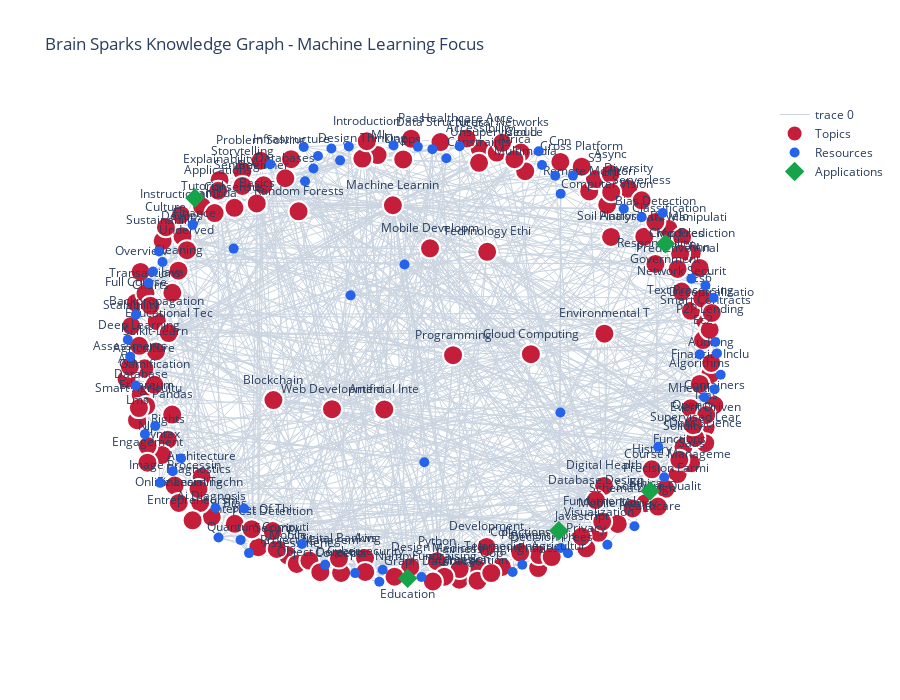

Here is the notebook cell this chart was saved with:
### Code cell
# ============================================================
# CELL 8: Alternative Plotly Visualization (for comparison)
# ============================================================

from kg_utils import get_topic_subgraph

if PLOTLY_AVAILABLE:
    print("Creating Plotly Visualization (Alternative View)...")
    
    G = kg.graph
    
    # For visualization, let's focus on a subset or specific topic
    # Get subgraph for a specific topic to make it more readable
    focus_topic = 'machine_learning'
    if focus_topic in kg.topics:
        subgraph = get_topic_subgraph(kg, focus_topic, depth=2)
    else:
        subgraph = G
    
    pos = nx.spring_layout(subgraph, k=2, iterations=50, seed=42)
    
    # Separate nodes by type
    topic_nodes = [n for n in subgraph.nodes() if subgraph.nodes[n].get('node_type') == 'topic']
    resource_nodes = [n for n in subgraph.nodes() if subgraph.nodes[n].get('node_type') == 'resource']
    app_nodes = [n for n in subgraph.nodes() if subgraph.nodes[n].get('node_type') == 'application']
    
    # Create edges
    edge_x, edge_y = [], []
    edge_info = []
    for edge in subgraph.edges(data=True):
        x0, y0 = pos[edge[0]]
        x1, y1 = pos[edge[1]]
        edge_x.extend([x0, x1, None])
        edge_y.extend([y0, y1, None])
        rel = edge[2].get('relationship', 'related') if edge[2] else 'related'
        edge_info.append(rel)
    
    edge_trace = go.Scatter(
        x=edge_x, y=edge_y, 
        mode='lines',
        line=dict(width=1, color='#CBD5E1'), 
        hoverinfo='none'
    )
    
    # Create node traces
    traces = [edge_trace]
    
    # Topics (red)
    if topic_nodes:
        traces.append(go.Scatter(
            x=[pos[n][0] for n in topic_nodes],
            y=[pos[n][1] for n in topic_nodes],
            mode='markers+text',
            text=[subgraph.nodes[n].get('name', n).replace('_', ' ').title()[:15] for n in topic_nodes],
            textposition='top center',
            marker=dict(size=20, color='#C41E3A', line=dict(width=2, color='white')),
            name='Topics',
            hovertemplate='<b>%{text}</b><br>Type: Topic<extra></extra>'
        ))
    
    # Resources (blue)
    if resource_nodes:
        traces.append(go.Scatter(
            x=[pos[n][0] for n in resource_nodes],
            y=[pos[n][1] for n in resource_nodes],
            mode='markers',
            hovertext=[subgraph.nodes[n].get('title', n) for n in resource_nodes],
            marker=dict(size=10, color='#2563EB'),
            name='Resources',
            hovertemplate='<b>%{hovertext}</b><br>Type: Resource<extra></extra>'
        ))
    
    # Applications (green)
    if app_nodes:
        traces.append(go.Scatter(
            x=[pos[n][0] for n in app_nodes],
            y=[pos[n][1] for n in app_nodes],
            mode='markers+text',
            text=[subgraph.nodes[n].get('name', n)[:10] for n in app_nodes],
            textposition='bottom center',
            marker=dict(size=15, color='#16A34A', symbol='diamond'),
            name='Applications',
            hovertemplate='<b>%{text}</b><br>Type: Application<extra></extra>'
        ))
    
    fig = go.Figure(data=traces)
    fig.update_layout(
        title=f'Brain Sparks Knowledge Graph - {focus_topic.replace("_", " ").title()} Focus',
        showlegend=True,
        hovermode='closest',
        xaxis=dict(showgrid=False, zeroline=False, showticklabels=False),
        yaxis=dict(showgrid=False, zeroline=False, showticklabels=False),
        height=700,
        template='plotly_white'
    )
    fig.show()
else:
    print("WARNING: Plotly not available for interactive visualization")

### Figure 1 — Plotly figure (JSON) as saved in the notebook; plotly's stock layout.template omitted (floating-point values rounded to 4 significant figures; data arrays with more than 128 entries replaced by an {"elided": "..."} marker saying what was removed)
{"data": [{"hoverinfo": "none", "line": {"color": "#CBD5E1", "width": 1}, "mode": "lines", "type": "scatter", "x": {"elided": "2232 float values"}, "y": {"elided": "2232 float values"}}, {"hovertemplate": "<b>%{text}</b><br>Type: Topic<extra></extra>", "marker": {"color": "#C41E3A", "line": {"color": "white", "width": 2}, "size": 20}, "mode": "markers+text", "name": "Topics", "text": {"elided": "153 str values"}, "textposition": "top center", "type": "scatter", "x": {"elided": "153 float values"}, "y": {"elided": "153 float values"}}, {"hovertemplate": "<b>%{hovertext}</b><br>Type: Resource<extra></extra>", "hovertext": ["Introduction to Quantum Computing: Qubits and Superposition", "Quantum Computing for Problem Solving", "Quantum Computing Fundamentals Quiz", "Machine Learning Fundamentals: A Practical Introduction", "Supervised Learning: Classification and Regression", "Machine Learning for Agriculture", "Machine Learning Assessment Quiz", "Data Science with Python: From Zero to Analysis", "Data Visualization Best Practices", "Introduction to Artificial Intelligence", "Natural Language Processing Fundamentals", "Computer Vision for Beginners", "Web Development Fundamentals: HTML, CSS, JavaScript", "Backend Development with Python Flask", "Cloud Computing Essentials", "Serverless Computing with AWS Lambda", "Database Fundamentals: SQL and Relational Databases", "Internet of Things: Connecting the Physical World", "Smart Agriculture with IoT", "Blockchain Fundamentals: Beyond Cryptocurrency", "Smart Contracts with Solidity", "Python Programming for Beginners", "Java Programming Essentials", "JavaScript Modern Development", "Digital Health: Technology Transforming Healthcare", "AI in Medical Diagnosis", "Financial Technology: Mobile Money and Beyond", "Building Payment APIs and Integrations", "Educational Technology: Designing Learning Experiences", "Building Learning Management Systems", "Technology for Environmental Sustainability", "Remote Sensing and GIS for Conservation", "Ethics in Technology and AI", "Building Fair and Inclusive AI Systems", "Tech Entrepreneurship in Africa", "Human-Centered Design for Development", "Leading Remote and Distributed Teams", "Quantum Computing Applications in Africa", "Deep Learning Fundamentals", "Machine Learning Explained Simply", "Neural Networks and Deep Learning", "Python Machine Learning Tutorial", "Machine Learning Quiz: Fundamentals", "Data Science with Python: Complete Course", "Data Analysis with Pandas", "Data Science Quiz: Python and Analysis", "What is Artificial Intelligence?", "Natural Language Processing with Python", "Computer Vision Tutorial", "AI Ethics and Responsible AI", "HTML & CSS Full Course for Beginners", "JavaScript Crash Course", "Web Development Quiz: HTML, CSS, JavaScript", "Cybersecurity Fundamentals", "Cybersecurity Quiz: Threats and Protection", "Python for Beginners - Full Course", "Python Data Structures and Algorithms", "Blockchain Technology Explained", "Blockchain Quiz: Fundamentals", "IoT for Beginners", "AWS Cloud Computing Full Course", "SQL Tutorial for Beginners", "Telemedicine and Digital Health Solutions", "Mobile Money and Financial Inclusion", "Building Online Learning Platforms", "Climate Technology Solutions", "AI Bias and Fairness", "Docker and Containerization"], "marker": {"color": "#2563EB", "size": 10}, "mode": "markers", "name": "Resources", "type": "scatter", "x": [-0.1332, -0.8371, 0.0805, 0.4626, 0.9488, 0.4636, -0.4037, -0.3652, -0.8793, -0.6836, 0.9018, -0.002997, 0.006429, -0.8957, -0.05989, 0.3025, -0.6328, -0.01523, 0.4645, -0.9606, -0.9876, 0.9822, -0.3934, -0.2407, 0.9797, 0.8057, -0.6093, -0.5812, -0.918, -0.9301, 0.6201, 0.8107, -0.8713, 0.1248, 0.401, -0.6937, 0.5047, 1, -0.276, -0.2466, 0.9454, 0.6751, -0.5099, 0.03338, -0.3499, -0.1444, 0.7109, -0.3051, 0.9875, 0.7905, -0.8091, 0.4451, 0.7348, -0.9611, -0.9795, -0.09682, -0.3259, -0.7702, 0.3348, -0.9032, -0.8831, 0.4881, -0.3978, -0.5978, 0.39, 0.9762, -0.2254, 0.93], "y": [-0.941, -0.5008, 0.8987, -0.2375, 0.3297, 0.7401, -0.8256, 0.8532, -0.5524, -0.7969, 0.3597, -0.9733, -0.46, -0.2977, 0.4234, -0.9506, 0.4947, 0.9499, -0.8437, 0.1996, 0.08733, 0.07703, 0.7959, 0.2857, -0.1334, 0.6543, -0.8073, -0.8664, 0.3405, -0.3346, -0.8287, -0.5271, 0.4348, 0.9524, 0.8685, -0.6646, 0.821, -0.06924, 0.8892, 0.951, -0.1696, 0.673, 0.8718, 0.9394, 0.909, -0.9945, -0.7466, 0.9426, 0.02636, -0.3913, -0.4438, 0.821, 0.635, -0.1171, 0.0118, 0.9561, -0.9189, 0.601, -0.9185, 0.3919, 0.4822, -0.867, 0.9493, -0.6667, 0.9299, 0.2747, -0.9558, 0.022]}, {"hovertemplate": "<b>%{text}</b><br>Type: Application<extra></extra>", "marker": {"color": "#16A34A", "size": 15, "symbol": "diamond"}, "mode": "markers+text", "name": "Applications", "text": ["Agricultur", "Healthcare", "Education", "Finance", "Government"], "textposition": "bottom center", "type": "scatter", "x": [0.4573, 0.7635, -0.04944, -0.7625, 0.8147], "y": [-0.7667, -0.5889, -0.9791, 0.7212, 0.5165]}], "layout": {"height": 700, "hovermode": "closest", "showlegend": true, "title": {"text": "Brain Sparks Knowledge Graph - Machine Learning Focus"}, "xaxis": {"showgrid": false, "showticklabels": false, "zeroline": false}, "yaxis": {"showgrid": false, "showticklabels": false, "zeroline": false}}}
